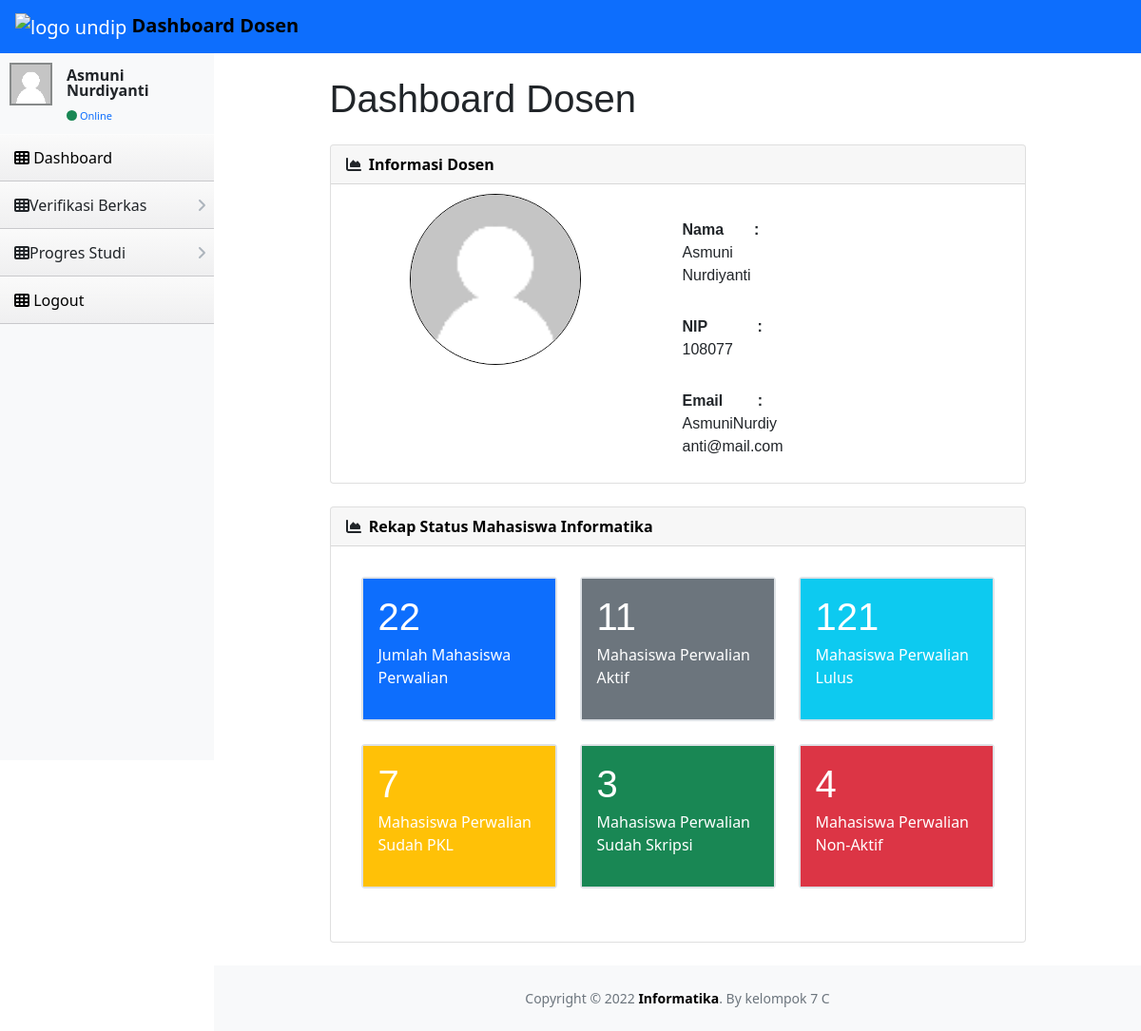
/dosen/dashboardDSN.php (signed in), run on the app's committed database.
### tables this page shows
CREATE TABLE `dosen` (
  `Nama` varchar(255) NOT NULL,
  `NIP` varchar(255) NOT NULL,
  `Foto` varchar(255) NOT NULL,
  `Email` varchar(255) NOT NULL,
  `Alamat` varchar(255) NOT NULL,
  `No_Hp` varchar(255) NOT NULL,
  `Status` varchar(255) NOT NULL,
  `Mengampu` varchar(255) NOT NULL,
  `Username` varchar(255) NOT NULL
);

CREATE TABLE `user` (
  `Username` varchar(255) NOT NULL,
  `Password` varchar(255) NOT NULL,
  `Role` varchar(255) NOT NULL,
  `email` varchar(255) NOT NULL,
  `NIP` int(11) DEFAULT NULL,
  `NIM` int(11) DEFAULT NULL
);

### dosen/dashboardDSN.php (the view, shortened to what this page needs)
<?php include("../template/headerdosen.php");
$nama_dosen= $db->query("SELECT dosen.nama AS nama_dosen FROM dosen,user WHERE dosen.username = user.username AND dosen.username = '$username'")->fetch_object()->nama_dosen;
$NIP_dosen = $db->query("SELECT dosen.NIP AS NIP_dosen FROM dosen,user WHERE dosen.username = user.username AND dosen.username = '$username'")->fetch_object()->NIP_dosen;
$email_dosen = $db->query("SELECT email FROM user WHERE username = '$username'")->fetch_object()->email;
$count_mhs_wali = $db->query("SELECT COUNT(NIM) AS jumlah FROM mahasiswa WHERE mahasiswa.NIP_Doswal =". $NIP_dosen)->fetch_object()->jumlah;
$count_mhs_wali_aktif = $db->query("SELECT COUNT(NIM) AS jumlah FROM mahasiswa WHERE mahasiswa.NIP_Doswal =". $NIP_dosen. " AND mahasiswa.Status = 'Aktif'")->fetch_object()->jumlah;
$count_mhs_wali_nonaktif = $db->query("SELECT COUNT(NIM) AS jumlah FROM mahasiswa WHERE mahasiswa.NIP_Doswal =". $NIP_dosen. " AND mahasiswa.Status = 'Cuti'")->fetch_object()->jumlah;
$count_mhs_wali_lulusPKL = $db->query("SELECT COUNT(pkl.NIM) AS jumlah FROM mahasiswa, pkl WHERE mahasiswa.NIM = pkl.NIM AND mahasiswa.NIP_Doswal =". $NIP_dosen. " AND pkl.Status = 'Lulus'")->fetch_object()->jumlah;
$count_mhs_wali_lulusSkripsi = $db->query("SELECT COUNT(skripsi.NIM) AS jumlah FROM mahasiswa, skripsi WHERE mahasiswa.NIM = skripsi.NIM AND mahasiswa.NIP_Doswal =". $NIP_dosen. " AND skripsi.Status = 'Lulus'")->fetch_object()->jumlah;
?>
<!DOCTYPE html>
<html lang="en">
    <head>
        </head>
<div id="layoutSidenav_content">
    <main>
        <div class="container-fluid px-4" style="width: 80%;">
            <h1 class="mt-4 mb-4">Dashboard Dosen</h1>
            <div class="row">
                <div class="col">
                    <di class="card mb-4">
                        <div class="card-header">
                            <i class="fas fa-chart-area me-1"></i>
                            <b>Informasi Dosen</b>
                        </div>
                        <div class="row no-gutters">
                            <div class="col-md-4 profil-dosen">
                                <img src="../assets/images/user.png" class="" alt="ProfilePicture">
                            </div>
                            <div class="col-md-4">
                                <div div class="card-body">
                                    <div class="container overflow-hidden">
                                        <div class="nama-profil-dosen">
                                            <ul class="list-unstyled">
                                                <li><span class="fw-bold">Nama&emsp;&emsp;: &emsp;</span><?php echo $nama_dosen ?></li>
                                                <li> <span class="fw-bold">NIP&emsp; &ensp;&ensp;&emsp;:
                                                        &emsp;</span><?php echo $NIP_dosen ?></li>
                                                <li><span class="fw-bold">Email&emsp; &emsp;:
                                                        &emsp;</span><?php echo $email_dosen ?></li>
                                            </ul>
                                        </div>
                                    </div>
                                </div>
                            </div>
                        </div>
                </div>
            </div>
            <div class="row">
                <div class="col">
                    <div class="card mb-4">
                        <div class="card-header">
                            <i class="fas fa-chart-area me-1"></i>
                            <b>Rekap Status Mahasiswa Informatika</b>
                        </div>
                        <div class="card-body">
                        <div class="card-body">
                            <div class="row">
                                <div class="col-xl-4 col-lg-4 col-md-6 col-sm-12">
                                    <div class="card mb-4 border-2 solid border">
                                        <div class="card-body bg-primary text-white">
                                            <div class="card-title">
                                                <h1><?php echo $count_mhs_wali ?></h1>
                                            </div>
                                            <div class="card-subtitle">
                                                <p>Jumlah Mahasiswa Perwalian</p>
                                            </div>
                                        </div>
                                    </div>
                                </div>
                                <div class="col-xl-4 col-lg-4 col-md-6 col-sm-12 ">
                                    <div class="card mb-4 border-2 solid border">
                                        <div class="card-body bg-secondary text-white">
                                            <div class="card-title">
                                                <h1><?php echo $count_mhs_wali_aktif ?></h1>
                                            </div>
                                            <div class="card-subtitle">
                                                <p>Mahasiswa Perwalian Aktif</p>
                                            </div>
                                        </div>
                                    </div>
                                </div>
                                <div class="col-xl-4 col-lg-4 col-md-6 col-sm-12">
                                    <div class="card mb-4 border-2 solid border">
                                        <div class="card-body bg-info text-white">
                                            <div class="card-title">
                                                <h1>121</h1>
                                            </div>
                                            <div class="card-subtitle">
                                                <p>Mahasiswa Perwalian Lulus</p>
                                            </div>
                                        </div>
                                    </div>
                                </div>
                            </div>
                            <div class="row">
                                <div class="col-xl-4 col-lg-4 col-md-6 col-sm-12">
                                    <div class="card mb-4 border-2 solid border">
                                        <div class="card-body bg-warning text-white">
                                            <div class="card-title">
                                                <h1><?php echo $count_mhs_wali_lulusPKL ?></h1>
                                            </div>
                                            <div class="card-subtitle">
                                                <p>Mahasiswa Perwalian Sudah PKL</p>
                                            </div>
                                        </div>
                                    </div>
                                </div>
                                <div class="col-xl-4 col-lg-4 col-md-6 col-sm-12">
                                    <div class="card mb-4 border-2 solid border">
                                        <div class="card-body bg-success text-white">
                                            <div class="card-title">
                                                <h1><?php echo $count_mhs_wali_lulusSkripsi?></h1>
                                            </div>
                                            <div class="card-subtitle">
                                                <p>Mahasiswa Perwalian Sudah Skripsi</p>
                                            </div>
                                        </div>
                                    </div>
                                </div>
                                <div class="col-xl-4 col-lg-4 col-md-6 col-sm-12">
                                    <div class="card mb-4 border-2 solid border">
                                        <div class="card-body bg-danger text-white">
                                            <div class="card-title">
                                                <h1><?php echo $count_mhs_wali_nonaktif ?></h1>
                                            </div>
                                            <div class="card-subtitle">
                                                <p>Mahasiswa Perwalian Non-Aktif</p>
                                            </div>
                                        </div>
                                    </div>
                                </div>
                            </div>
                        </div>
                    </div>
                </div>
            </div>
        </div>
        </div>
    </main>
    <?php include("../template/footeruniversal.php")?>

### template/headerdosen.php (shortened to what this page needs)
<?php include('../lib/connect.php');
$username = $_SESSION['username'];
$Nama = $db->query("SELECT dosen.Nama FROM user,dosen WHERE dosen.username = user.username AND dosen.username = '$username'")->fetch_object()->Nama;
?>
<!DOCTYPE html>
<html lang="en">
    <head>
        <link href= "https://cdn.jsdelivr.net/npm/simple-datatables@latest/dist/style.css" rel="stylesheet" />
        <link href="https://cdn.jsdelivr.net/npm/bootstrap@5.0.1/dist/css/bootstrap.min.css" rel="stylesheet" />
        <link rel="stylesheet" href="https://cdn.jsdelivr.net/npm/bootstrap-icons@1.5.0/font/bootstrap-icons.css">
        <link rel="stylesheet" href="style.css" />
        <link rel="stylesheet" href="../assets/css/font-awesome.css">
        <link rel="stylesheet" type="text/css" href="../assets/datatables/datatables.min.css"/>
        <link rel="stylesheet" href="../assets/css/AdminLTE.min.css">
        <link rel="stylesheet" href="../assets/css/skins/_all-skins.min.css">
        <link href="https://cdn.jsdelivr.net/npm/simple-datatables@latest/dist/style.css" rel="stylesheet" />
        <link rel="stylesheet" type="text/css" href="https://cdn.datatables.net/1.12.1/css/jquery.dataTables.min.css">
        <link href="../css/styles.css" rel="stylesheet" />
        <link href="../css/dosen.css" rel="stylesheet" />
        <link href="../css/header.css" rel="stylesheet" />
    </head>
    <body class="sb-nav-fixed">
    <nav class="sb-topnav navbar navbar-expand navbar-dark bg-primary">
            <a class="navbar-brand ps-3" href="dashboardDSN.php">
              <img src="https://kulon2.undip.ac.id/pluginfile.php/1/theme_moove/favicon/1660361299/undip.ico" alt="logo undip" width = 40 height = 40> <b class="">Dashboard Dosen</b>
            </a>
    </nav>
    <div id="layoutSidenav">
            <div id="layoutSidenav_nav">
                <nav class="sb-sidenav accordion sb-sidenav-light" id="sidenavAccordion">
                    <div class="sb-sidenav-menu">
                        <div class="nav">
                         <div class="user-panel">
                            <div class="pull-left image">
                            <img src="../assets/images/user.png" class="img-rounded" alt="User Image">
                            </div>
                            <div class="pull-left info">
                            <p><?php echo $Nama ?></p>
                            <a href="#"><i class="fa fa-circle text-success"></i> Online</a>
                            </div>
                            </div>
                            <section class="sidebar" style="">
                            <ul class="sidebar-menu">
                            <li>
                                <a href="dashboardDSN.php" style="text-decoration:none; color: black;">
                                    <i class="fa fa-th"></i> <span>Dashboard</span> <i class=""></i>
                                </a>
                            </li>
                            <li>
                            <a class="nav-link collapsed" href="#" data-bs-toggle="collapse" data-bs-target="#collapseVerif" aria-expanded="false" aria-controls="collapseVerif">
                              <div class="fa fa-th"><i class=""></i></div>
                               Verifikasi Berkas
                              <div class="sb-sidenav-collapse-arrow"><i class="fas fa-angle-down"></i></div>
                           </a>
                            </li>
                            <li>
                            <a class="nav-link collapsed" href="#" data-bs-toggle="collapse" data-bs-target="#collapseProgres" aria-expanded="false" aria-controls="collapseProgres">
                              <div class="fa fa-th"><i class=""></i></div>
                               Progres Studi
                              <div class="sb-sidenav-collapse-arrow"><i class="fas fa-angle-down"></i></div>
                          </a>
                                </li>
                            <li>
                                <a href="../logout.php" style="text-decoration:none;color: black;">
                                    <i class="fa fa-th"></i> <span>Logout</span> <i class=""></i>
                                </a>
                            </li>
                            </ul>
                        </section>
                        </div>
                    </div>
                </nav>
            </div>

### style/style.css (style rules this page uses)
b { color: #000; }

### css/dosen.css (style rules this page uses)
.profil-dosen { display: inline-block; width: 250px; height: 250px; margin: 10px 0px 0px 60px; vertical-align: top; text-align: center; }
.profil-dosen img { object-fit: cover; border-radius: 50%; margin: 0 auto; width: 180px; height: 180px; border: 1px solid black; display: inline; }
.nama-profil-dosen ul li { padding:10px; margin: 10px 10px 0px 10px; font-size: 16px; font-family: 'Lucida Sans', 'Lucida Sans Regular', 'Lucida Grande', 'Lucida Sans Unicode', Geneva, Verdana, sans-serif; }

### data on the page
dosen: Nama "Asmuni Nurdiyanti", NIP "108077"
user: email "AsmuniNurdiyanti@mail.com"

### other printed values
$count_mhs_wali "22"
$count_mhs_wali_aktif "11"
$count_mhs_wali_lulusPKL "7"
$count_mhs_wali_lulusSkripsi "3"
$count_mhs_wali_nonaktif "4"
